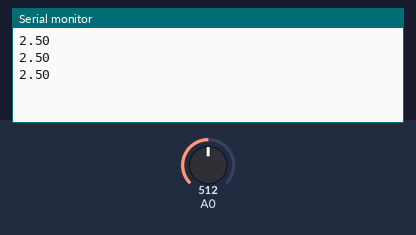
Simulated run of this sketch. Board: Arduino Mega 2560, built with avr-gcc and run on an emulated ATmega2560. On the bench: the last lines printed to the serial monitor. The inputs (shaded band) are chosen by the test bench; at power-on: A0 = 512.

Above: at 1.3 s.
1.4 s: A0 set to 716
At 1.9 s:
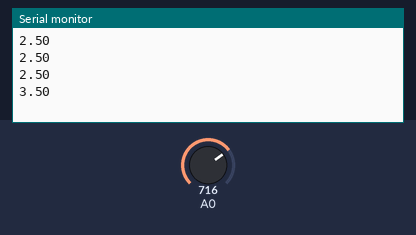
2.9 s: A0 set to 900
At 3.4 s:
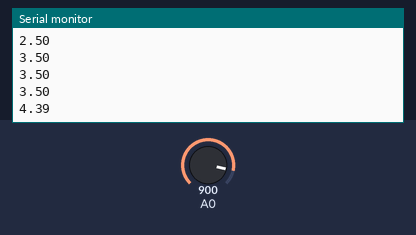
Timing chart, 0 to 5.9 s (numbered marks = the images above; inputs shaded):
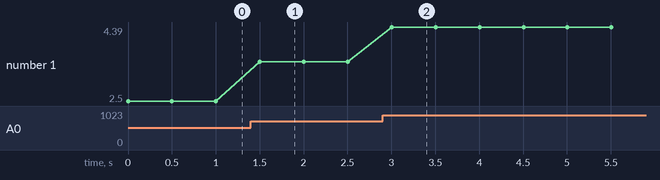

Measured:
- after the input at 1.4 s, the serial monitor: prints a new line after 0.10 s (image 1)
- after the input at 2.9 s, the serial monitor: prints a new line after 0.10 s (image 2)
- plotted number 1: 2.5 → 3.5 after the input at 1.4 s, 3.5 → 4.39 after the input at 2.9 s

The sketch:

Thermometer_Serial.ino
```cpp
float x;

void setup()
{
  pinMode(23, INPUT);
  Serial.begin(9600);
}

void loop()
{
  x = analogRead(0);
  x = (x*5)/1024;
 // analogWrite();
  Serial.println(x);
  delay(500);
}
```
